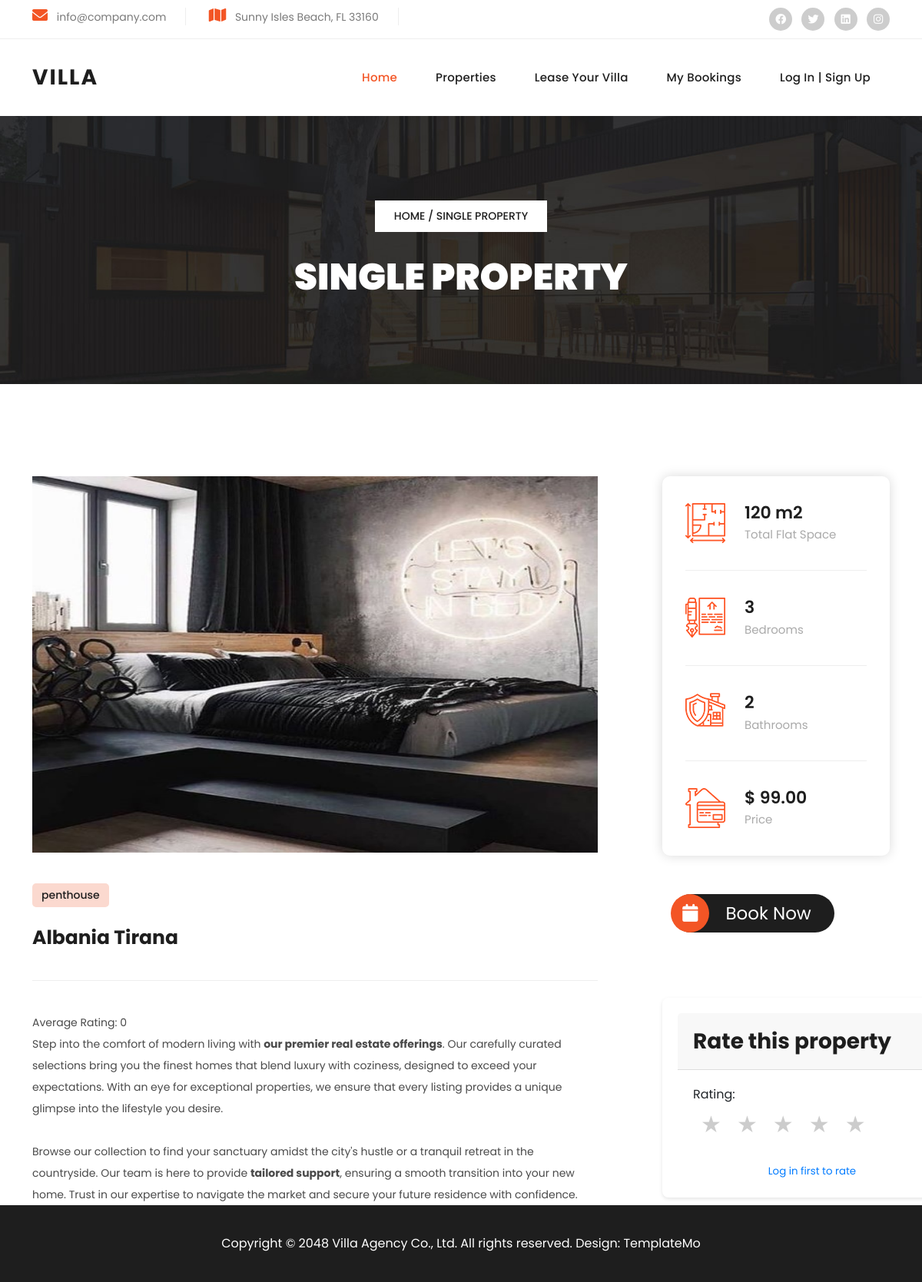
Screenshot of /property-details.php?info=1 with the database file from the repository.
### tables this page shows
CREATE TABLE properties (
    id INT AUTO_INCREMENT PRIMARY KEY,
    country VARCHAR(255) NOT NULL,
    city VARCHAR(255) NOT NULL,
    date DATE NOT NULL,
    image VARCHAR(255) NOT NULL,
    price DECIMAL(10, 2) NOT NULL,
    bedrooms INT NOT NULL,
    bathrooms INT NOT NULL,
    area INT NOT NULL,
    type VARCHAR(50) NOT NULL
);

### property-details.php (the view, shortened to what this page needs)
<?php
include 'db_connection.php';
$property = null;
$info = null;
if (isset($_GET['info'])) {
    $info = urldecode($_GET['info']);
    $stmt = $conn->prepare("SELECT country, city, image, price, bathrooms, bedrooms, area, type FROM properties WHERE id = ?");
    $stmt->bind_param("i", $info);
    $stmt->execute();
    $result = $stmt->get_result();
    $property = $result->fetch_assoc();
}
?>
<!DOCTYPE html>
<html lang="en">
<head>
    <link href="vendor/bootstrap/css/bootstrap.min.css" rel="stylesheet">
    <link rel="stylesheet" href="assets/css/fontawesome.css">
    <link rel="stylesheet" href="assets/css/templatemo-villa-agency.css">
    <link rel="stylesheet" href="assets/css/owl.css">
    <link rel="stylesheet" href="assets/css/animate.css">
    <link rel="stylesheet" href="https://unpkg.com/swiper@7/swiper-bundle.min.css" />
</head>
<body>
    <div class="sub-header">
        <div class="container">
            <div class="row">
                <div class="col-lg-8 col-md-8">
                    <ul class="info">
                        <li><i class="fa fa-envelope"></i> info@company.com</li>
                        <li><i class="fa fa-map"></i> Sunny Isles Beach, FL 33160</li>
                    </ul>
                </div>
                <div class="col-lg-4 col-md-4">
                    <ul class="social-links">
                        <li><a href="#"><i class="fab fa-facebook"></i></a></li>
                        <li><a href="https://x.com/minthu" target="_blank"><i class="fab fa-twitter"></i></a></li>
                        <li><a href="#"><i class="fab fa-linkedin"></i></a></li>
                        <li><a href="#"><i class="fab fa-instagram"></i></a></li>
                    </ul>
                </div>
            </div>
        </div>
    </div>
    <header class="header-area header-sticky">
        <div class="container">
            <div class="row">
                <div class="col-12">
                    <nav class="main-nav">
                        <a href="index.php" class="logo">
                            <h1>Villa</h1>
                        </a>
                        <ul class="nav">
                            <li><a href="index.php" class="active">Home</a></li>
                            <li><a href="properties.php">Properties</a></li>
                            <li><a href="<?php
                                          if (!empty($_SESSION['LogedIn'])) {
                                              echo "lease.php";
                                          } else {
                                              echo "logincopy.php";
                                          }
                                          ?>">Lease your villa</a></li>
                            <li><a href="<?php
                                          if (!empty($_SESSION['LogedIn'])) {
                                              echo "mybookings.php";
                                          } else {
                                              echo "logincopy.php";
                                          }
                                          ?>">My Bookings</a></li>
                            <?php
                            if (!empty($_SESSION['LogedIn'])) {
                                $username = $_SESSION['USERNAME'];
                                echo "<li><a href='#'>{$username}</a></li><li>
                        <a href='logout.php'>Log Out</a></li>";
                            } else {
                                echo "<li><a href='logincopy.php'>Log in | Sign up</a></li>";
                            }
                            ?>
                        </ul>
                    </nav>
                </div>
            </div>
        </div>
    </header>
    <div class="page-heading header-text">
        <div class="container">
            <div class="row">
                <div class="col-lg-12">
                    <span class="breadcrumb"><a href="#">Home</a> / Single Property</span>
                    <h3>Single Property</h3>
                </div>
            </div>
        </div>
    </div>
    <?php
    if ($property) {
        $stmt = $conn->prepare("SELECT AVG(rating) as avg_rating FROM ratings WHERE property_id = ?");
        $stmt->bind_param("i", $info);
        $stmt->execute();
        $stmt->bind_result($avg_rating);
        $avg_rating = round($avg_rating, 1);
        echo "<div class='single-property section'>
        <div class='container'>
          <div class='row'>
            <div class='col-lg-8'>
              <div class='main-image'>
                <img src='{$property['image']}' alt='' height='490'>
              </div>
              <div class='main-content'>
                <span class='category'>{$property['type']}</span>
                <h4>{$property['country']} {$property['city']}</h4>
                <p>Average Rating: {$avg_rating}</p>
                <p>Step into the comfort of modern living with <strong>our premier real estate offerings</strong>. Our carefully curated selections bring you the finest homes that blend luxury with coziness, designed to exceed your expectations. With an eye for exceptional properties, we ensure that every listing provides a unique glimpse into the lifestyle you desire.<br><br></p>
                <p>Browse our collection to find your sanctuary amidst the city's hustle or a tranquil retreat in the countryside. Our team is here to provide <strong>tailored support</strong>, ensuring a smooth transition into your new home. Trust in our expertise to navigate the market and secure your future residence with confidence.</p>
                </div>
            </div>
            <div class='col-lg-4'>
        <div class='info-table-and-button-wrapper'>
          <div class='info-table'>
            <ul>
              <li>
                <img src='assets/images/info-icon-01.png' alt='' style='max-width: 52px;'>
                <h4>{$property['area']} m2<br><span>Total Flat Space</span></h4>
              </li>
              <li>
                <img src='assets/images/info-icon-02.png' alt='' style='max-width: 52px;'>
                <h4>{$property['bedrooms']}<br><span>Bedrooms</span></h4>
              </li>
              <li>
                <img src='assets/images/info-icon-04.png' alt='' style='max-width: 52px;'>
                <h4>{$property['bathrooms']}<br><span>Bathrooms</span></h4>
              </li>
              <li>
                <img src='assets/images/info-icon-03.png' alt='' style='max-width: 52px;'>
                <h4>$ {$property['price']}<br><span>Price</span></h4>
              </li>
            </ul>
          </div>";
    } else {
        echo "Information not provided";
    }
    ?>
        <div class="icon-button" style="text-align: center; margin-top: 50px; height: 100px;">
            <a href="<?php if (!empty($_SESSION['LogedIn'])) {
                            echo "schedule.php?info={$info}";
                        } else {
                            echo "#";
                        } ?>" style="font-size: 23px;"><i class="fa fa-calendar"></i> Book Now</a>
        </div>
    </div>
    <div class="rating-section">
    <div class="card">
        <div class="card-header">
            <h3>Rate this property</h3>
        </div>
        <div class="card-body">
            <form id="rating-form" action="submit_rating.php" method="post">
                <label for="rating">Rating:</label>
                <div class="yjet">
                    <label for="star5"></label>
                    <label for="star4"></label>
                    <label for="star3"></label>
                    <label for="star2"></label>
                    <label for="star1"></label>
                </div>
                <div class='login-first'>
                    <?php
                    if (empty($_SESSION['LogedIn'])) {
                        echo "<a href='logincopy.php'>Log in first to rate</a></div>";
                    } else {
                        echo "<button type='submit' class='btn btn-danger' style='position: relative; bottom: 30px;'>Submit</button>";
                    }
                    ?>
            </form>
        </div>
    </div>
</div>
    </div>
    </div>
    </div>
    </div>
    <footer class="footer-no-gap">
        <div class="container">
            <div class="col-lg-12">
                <p>Copyright © 2048 Villa Agency Co., Ltd. All rights reserved.
                    Design: <a rel="nofollow" href="https://templatemo.com" target="_blank">TemplateMo</a></p>
            </div>
        </div>
    </footer>
</body>
</html>

### rows the page displays
properties: image (picture), type "penthouse", country "Albania", city "Tirana", area "120", bedrooms "3", bathrooms "2", price "99.00"

### other values shown
$avg_rating "0"
